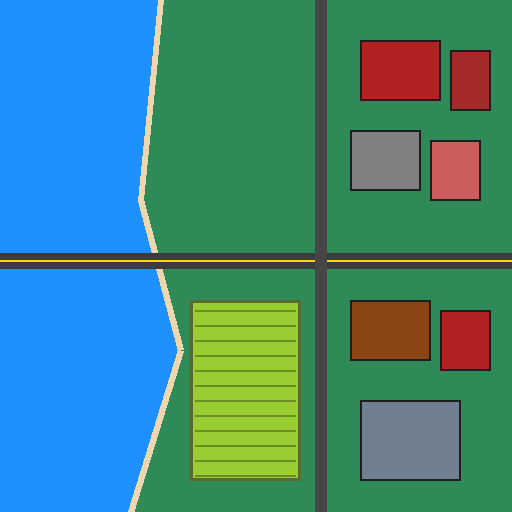
#> input picture ml_backend/sample_satellite.png, 512 x 512 px
$ python create_demo_assets.py
#> lines starting #> are read from the running program, lines starting #| are printed output that depends on the picture
"""
scripts/create_demo_assets.py
-----------------------------
Generates and populates valid, high-quality remote-sensing satellite rasters for public/demo/
and sample_data/ ensuring proper PNG/TIFF formatting, dimensions, and MIME types.
"""

import os
import shutil
import numpy as np
from PIL import Image, ImageDraw, ImageFilter

DEMO_DIR = os.path.join(os.path.dirname(os.path.dirname(__file__)), "public", "demo")
SAMPLE_DIR = os.path.join(os.path.dirname(os.path.dirname(__file__)), "sample_data")
ML_DIR = os.path.join(os.path.dirname(os.path.dirname(__file__)), "ml_backend")

os.makedirs(DEMO_DIR, exist_ok=True)
os.makedirs(SAMPLE_DIR, exist_ok=True)


def create_urban_raster() -> Image.Image:
    """Create a 512x512 realistic optical satellite image showing urban grid, roads, and rooftops."""
    # Use existing sample_satellite if available or generate rich synthetic satellite image
    src_sat = os.path.join(ML_DIR, "sample_satellite.png")
    if os.path.exists(src_sat):
        try:
            img = Image.open(src_sat).convert("RGB")
            if img.size == (512, 512):
                return img
        except Exception:
            pass

    # Create rich satellite texture
    np.random.seed(42)
    base = np.zeros((512, 512, 3), dtype=np.uint8)
    base[:, :] = [70, 85, 60]  # Vegetation background
    # Add texture noise
    noise = np.random.randint(-15, 15, (512, 512, 3), dtype=np.int16)
    base = np.clip(base.astype(np.int16) + noise, 0, 255).astype(np.uint8)
    img = Image.fromarray(base)
    draw = ImageDraw.Draw(img)

    # Draw asphalt road grid
    roads = [
        [(0, 120), (512, 120)],
        [(0, 260), (512, 260)],
        [(0, 400), (512, 400)],
        [(150, 0), (150, 512)],
        [(330, 0), (330, 512)],
    ]
    for r in roads:
        draw.line(r, fill=(55, 55, 60), width=18)
        draw.line(r, fill=(210, 190, 70), width=2)  # centerline

    # Draw residential and commercial buildings / rooftops
    buildings = [
        # Block 1 (Top Left)
        (25, 25, 70, 75, (160, 80, 60)),
        (85, 30, 130, 80, (180, 100, 70)),
        (30, 140, 75, 195, (190, 140, 110)),
        (85, 145, 135, 200, (150, 90, 70)),
        # Block 2 (Top Mid)
        (170, 25, 230, 90, (140, 150, 160)),
        (245, 30, 310, 85, (160, 170, 180)),
        (175, 140, 240, 220, (190, 90, 70)),
        (255, 145, 315, 225, (180, 100, 80)),
        # Block 3 (Top Right)
        (355, 25, 420, 85, (130, 80, 60)),
        (435, 30, 490, 90, (170, 110, 80)),
        (360, 140, 430, 210, (160, 160, 170)),
        (440, 145, 495, 215, (150, 95, 75)),
        # Lower Blocks
        (30, 290, 120, 360, (175, 105, 80)),
        (175, 290, 280, 370, (165, 175, 185)),
        (355, 290, 480, 370, (180, 95, 70)),
        (30, 430, 130, 490, (155, 85, 65)),
        (175, 430, 310, 495, (170, 115, 85)),
        (355, 430, 490, 495, (160, 165, 175)),
    ]
    for x1, y1, x2, y2, color in buildings:
        draw.rectangle([x1, y1, x2, y2], fill=color, outline=(40, 40, 40), width=2)
        # Inner rooftop detail
        draw.rectangle([x1 + 4, y1 + 4, x2 - 4, y2 - 4], fill=tuple(min(255, c + 20) for c in color))

    return img


def create_port_raster() -> Image.Image:
    """Create a 512x512 optical satellite image showing a coastal port with docks, water, and ships."""
    img = Image.new("RGB", (512, 512), (30, 70, 120))  # Deep water base
    draw = ImageDraw.Draw(img)

    # Land mass on left/top
    land_poly = [(0, 0), (220, 0), (280, 200), (240, 350), (180, 512), (0, 512)]
    draw.polygon(land_poly, fill=(80, 95, 70))

    # Concrete pier / docks extending into water
    draw.rectangle([180, 100, 420, 140], fill=(160, 160, 165), outline=(90, 90, 95), width=2)
    draw.rectangle([160, 260, 380, 300], fill=(155, 155, 160), outline=(90, 90, 95), width=2)
    draw.rectangle([140, 400, 360, 435], fill=(150, 150, 155), outline=(90, 90, 95), width=2)

    # Cargo ships docked
    ships = [
        (300, 65, 400, 95, (200, 60, 50)),    # Red cargo vessel
        (260, 145, 370, 175, (40, 40, 50)),   # Dark container ship
        (240, 305, 340, 330, (210, 210, 220)), # White freighter
        (380, 360, 450, 385, (190, 130, 40)),  # Tug / supply boat
    ]
    for x1, y1, x2, y2, color in ships:
        draw.rounded_rectangle([x1, y1, x2, y2], radius=6, fill=color, outline=(20, 20, 20), width=2)

    # Port storage warehouses on land
    warehouses = [
        (30, 40, 120, 90, (180, 185, 190)),
        (30, 120, 110, 170, (190, 110, 70)),
        (40, 240, 130, 310, (170, 175, 180)),
        (30, 360, 120, 430, (160, 100, 60)),
    ]
    for x1, y1, x2, y2, color in warehouses:
        draw.rectangle([x1, y1, x2, y2], fill=color, outline=(40, 40, 45), width=2)

    return img


def create_sar_raster() -> Image.Image:
    """Create a 512x512 high-contrast SAR radar backscatter raster (grayscale)."""
    src_sar = os.path.join(ML_DIR, "sample_sar.png")
    if os.path.exists(src_sar):
        try:
            img = Image.open(src_sar).convert("L")
            if img.size == (512, 512):
                return img
        except Exception:
            pass

    np.random.seed(99)
    # Speckle noise base (Rayleigh-like distribution)
    speckle = np.random.gamma(shape=2.0, scale=20.0, size=(512, 512)).astype(np.uint8)
    img = Image.fromarray(speckle, mode="L")
    draw = ImageDraw.Draw(img)

    # Smooth water has very low specular return (dark SAR)
    draw.rectangle([250, 0, 512, 512], fill=15)

    # Corner reflectors and metallic ship structures have very strong double-bounce backscatter (bright white)
    high_returns = [
        (300, 65, 400, 95),
        (260, 145, 370, 175),
        (240, 305, 340, 330),
        (180, 100, 420, 140),
        (160, 260, 380, 300),
        (40, 40, 120, 90),
        (30, 120, 110, 170),
    ]
    for box in high_returns:
        draw.rectangle(box, fill=240, outline=255, width=2)

    return img


def create_bitemporal_pair():
    """Create a before/after optical satellite pair showing clear construction/land clearing."""
    img_a = create_urban_raster().copy()
    img_b = img_a.copy()
    draw_b = ImageDraw.Draw(img_b)

    # Before (A): Open green parcel at (175, 290, 280, 370)
    # After (B): New large industrial facility built over the parcel
    draw_b.rectangle([170, 285, 290, 380], fill=(225, 230, 235), outline=(30, 30, 35), width=3)
    draw_b.rectangle([185, 295, 275, 340], fill=(45, 120, 210), outline=(20, 40, 80), width=2) # Solar rooftop
    draw_b.rectangle([185, 350, 235, 370], fill=(190, 80, 60), outline=(20, 20, 20), width=1)   # Loading bay

    # New parking / paved road connection
    draw_b.line([(290, 330), (330, 330)], fill=(60, 60, 65), width=12)

    return img_a, img_b


def create_vegetation_raster() -> Image.Image:
    """Create a 512x512 dense forest and agricultural remote sensing raster."""
    np.random.seed(123)
    base = np.zeros((512, 512, 3), dtype=np.uint8)
    base[:, :] = [35, 95, 45]  # Dense forest green
    noise = np.random.randint(-20, 20, (512, 512, 3), dtype=np.int16)
    base = np.clip(base.astype(np.int16) + noise, 0, 255).astype(np.uint8)
    img = Image.fromarray(base)
    draw = ImageDraw.Draw(img)

    # Agricultural crop parcels (geometric fields)
    draw.rectangle([50, 50, 200, 220], fill=(185, 175, 90), outline=(25, 70, 30), width=3)
    draw.rectangle([220, 60, 460, 210], fill=(130, 160, 70), outline=(25, 70, 30), width=3)
    draw.rectangle([60, 260, 240, 460], fill=(95, 140, 60), outline=(25, 70, 30), width=3)
    draw.rectangle([260, 250, 450, 450], fill=(165, 150, 80), outline=(25, 70, 30), width=3)

    # River meandering through fields
    river_points = [(0, 230), (120, 240), (250, 235), (380, 245), (512, 240)]
    for i in range(len(river_points) - 1):
        draw.line([river_points[i], river_points[i + 1]], fill=(30, 65, 110), width=16)

    return img


def main():
    print("=== POPULATING REAL REMOTE SENSING IMAGE ASSETS (PNG + JPG) ===")

    port_img = create_port_raster()
#> in create_port_raster, `img = Image.new("RGB", (512, 512), (30, 70, 120))`:
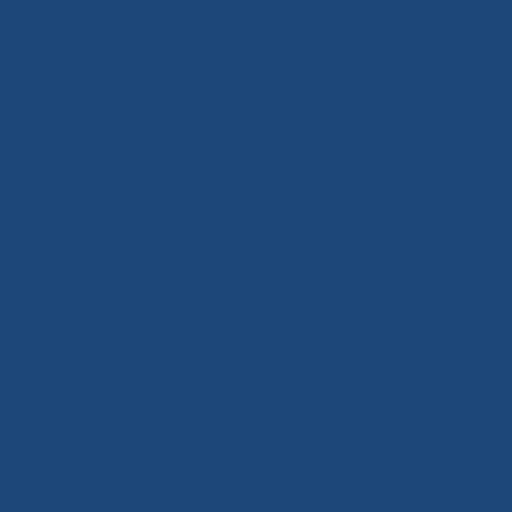
#> img: PIL image 512x512 RGB; mean R, G, B 30, 70, 120
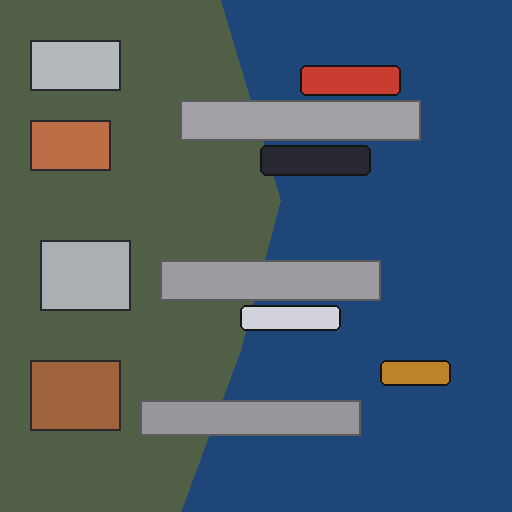
#> port_img: PIL image 512x512 RGB; mean R, G, B 74.2, 92.5, 103.9
    urban_img = create_urban_raster()
#> in create_urban_raster, img is the input picture: PIL image 512x512 RGB; mean R, G, B 63.4, 134.5, 130.6
    sar_img = create_sar_raster()
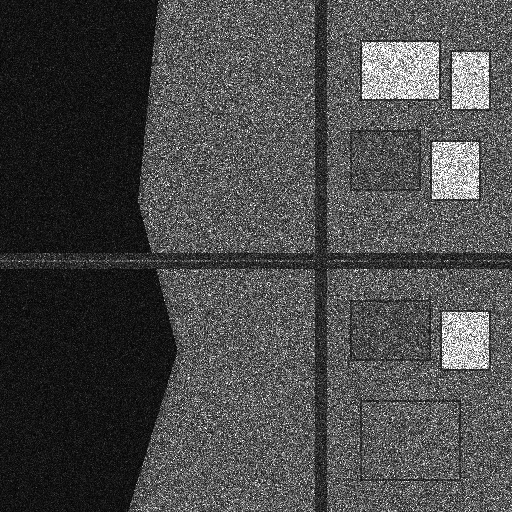
#> input picture ml_backend/sample_sar.png, 512 x 512 px
#> in create_sar_raster, img is the input picture: PIL image 512x512 L; min 0, max 255, mean 73.2
    veg_img = create_vegetation_raster()
#> in create_vegetation_raster, `img = Image.fromarray(base)`:
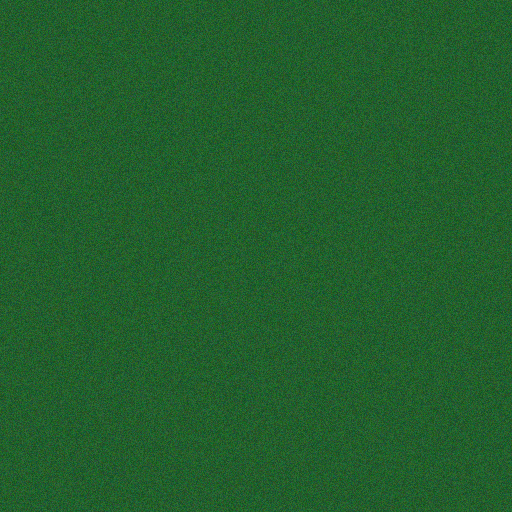
#> img: PIL image 512x512 RGB; mean R, G, B 34.5, 94.5, 44.5
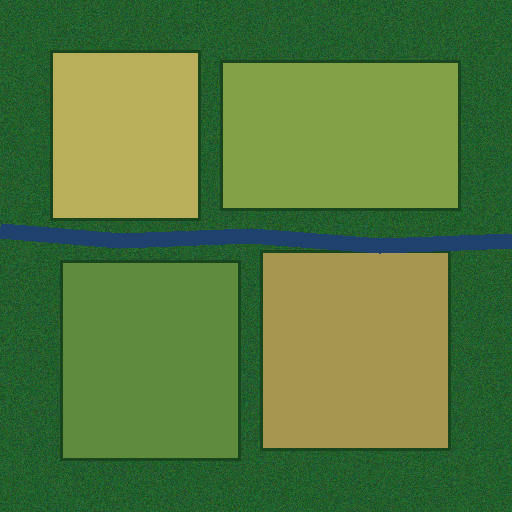
#> veg_img: PIL image 512x512 RGB; mean R, G, B 86.1, 122.3, 60.3
    time_a, time_b = create_bitemporal_pair()
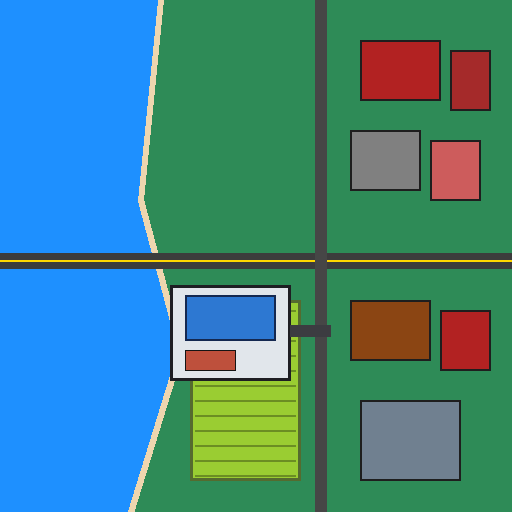
#> time_b: PIL image 512x512 RGB; mean R, G, B 63.8, 133.1, 135.7

    # Save PNG formats
    png_assets = {
        os.path.join(DEMO_DIR, "port.png"): port_img,
        os.path.join(DEMO_DIR, "urban.png"): urban_img,
        os.path.join(DEMO_DIR, "sar.png"): sar_img,
        os.path.join(DEMO_DIR, "vegetation.png"): veg_img,
        os.path.join(DEMO_DIR, "bitemporal_a.png"): time_a,
        os.path.join(DEMO_DIR, "bitemporal_b.png"): time_b,
        os.path.join(SAMPLE_DIR, "BiTemporal_Before_20231015.png"): time_a,
        os.path.join(SAMPLE_DIR, "BiTemporal_After_20231025.png"): time_b,
    }

    for path, img in png_assets.items():
        img.save(path, format="PNG")
        size = os.path.getsize(path)
        print(f"[OK] Saved PNG: {os.path.basename(path)} -> {size:,} bytes")
#> this loop made 8 passes
#> size on passes 1 to 8: 3224, 3350, 248086, 274432, 3350, 3463, 3350, 3463
#| [OK] Saved PNG: port.png -> 3,224 bytes
#| [OK] Saved PNG: urban.png -> 3,350 bytes
#| [OK] Saved PNG: sar.png -> 248,086 bytes
#| [OK] Saved PNG: vegetation.png -> 274,432 bytes
#| [OK] Saved PNG: bitemporal_a.png -> 3,350 bytes
#| [OK] Saved PNG: bitemporal_b.png -> 3,463 bytes
#| [OK] Saved PNG: BiTemporal_Before_20231015.png -> 3,350 bytes
#| [OK] Saved PNG: BiTemporal_After_20231025.png -> 3,463 bytes

    # Save JPG formats for full multi-format upload validation
    jpg_assets = {
        os.path.join(DEMO_DIR, "urban_buildings.jpg"): urban_img,
        os.path.join(DEMO_DIR, "water_coast.jpg"): port_img,
        os.path.join(DEMO_DIR, "vegetation_forest.jpg"): veg_img,
        os.path.join(SAMPLE_DIR, "satellite_urban.jpg"): urban_img,
        os.path.join(SAMPLE_DIR, "satellite_coast.jpg"): port_img,
    }

    for path, img in jpg_assets.items():
        img.save(path, format="JPEG", quality=92)
        size = os.path.getsize(path)
        print(f"[OK] Saved JPG: {os.path.basename(path)} -> {size:,} bytes")
#> this loop made 5 passes
#> size on passes 1 to 5: 28809, 17481, 58458, 28809, 17481
#| [OK] Saved JPG: urban_buildings.jpg -> 28,809 bytes
#| [OK] Saved JPG: water_coast.jpg -> 17,481 bytes
#| [OK] Saved JPG: vegetation_forest.jpg -> 58,458 bytes
#| [OK] Saved JPG: satellite_urban.jpg -> 28,809 bytes
#| [OK] Saved JPG: satellite_coast.jpg -> 17,481 bytes

    # Generate synthetic GeoTIFF files if rasterio is available
    try:
        import rasterio
        from rasterio.transform import from_bounds
        from rasterio.crs import CRS

        tif_path_b04 = os.path.join(SAMPLE_DIR, "Sentinel2_B04_Red_10m.tif")
        tif_path_b08 = os.path.join(SAMPLE_DIR, "Sentinel2_B08_NIR_10m.tif")

        arr_b04 = np.array(urban_img.convert("L"), dtype=np.uint8)
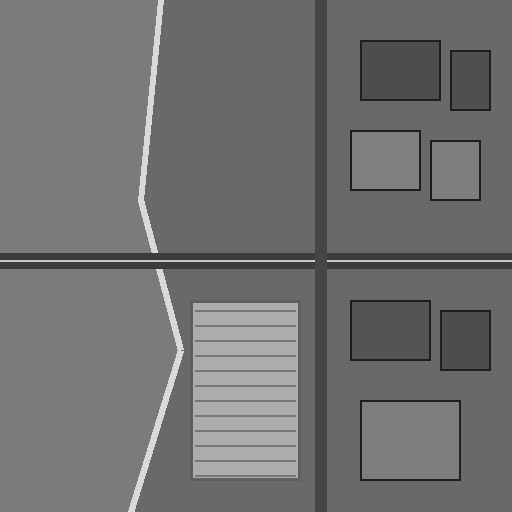
#> arr_b04: shape (512, 512); min 30, max 217, mean 112.8
        arr_b08 = np.array(sar_img.convert("L"), dtype=np.uint8)

        # Bounding box: San Francisco Bay (EPSG:32610 - UTM Zone 10N)
        transform = from_bounds(548000.0, 4178000.0, 553120.0, 4183120.0, 512, 512)
        crs = CRS.from_epsg(32610)

        for path, arr in [(tif_path_b04, arr_b04), (tif_path_b08, arr_b08)]:
            with rasterio.open(
                path,
                "w",
                driver="GTiff",
                height=512,
                width=512,
                count=1,
                dtype=arr.dtype,
                crs=crs,
                transform=transform,
            ) as dst:
                dst.write(arr, 1)
            size = os.path.getsize(path)
            print(f"[OK] Saved GeoTIFF: {os.path.basename(path)} (EPSG:32610) -> {size:,} bytes")

    except Exception as e:
        print(f"[INFO] Skipping GeoTIFF generation: {e}")


if __name__ == "__main__":
    main()
#> (the call stopped at in main, `transform = from_bounds(548000.0, 4178000.0, 553120.0, 4183120.0, 512,..`: rasterio is not available in this run)
